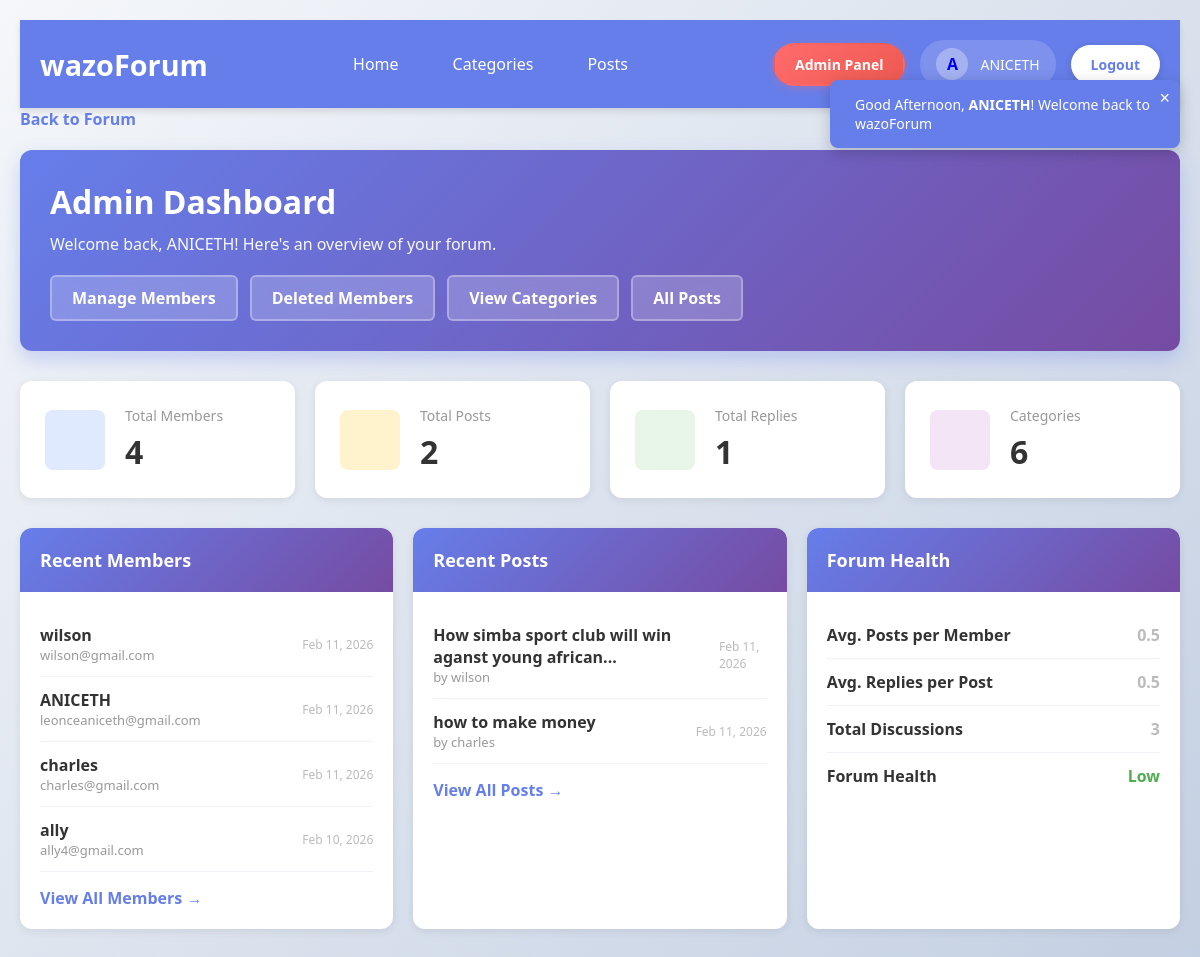
The app's page /dashboad.php (signed in) with its own data.
### tables this page shows
CREATE TABLE `users` (
  `user_id` int(11) NOT NULL,
  `email` varchar(100) NOT NULL,
  `username` varchar(50) NOT NULL,
  `password` varchar(255) NOT NULL,
  `role` enum('admin','member') NOT NULL DEFAULT 'member',
  `created_at` timestamp NOT NULL DEFAULT current_timestamp()
);

CREATE TABLE `posts` (
  `post_id` int(11) NOT NULL,
  `user_id` int(11) NOT NULL,
  `category_id` int(11) NOT NULL,
  `content` text NOT NULL,
  `status` enum('open','closed') DEFAULT 'open',
  `created_at` timestamp NOT NULL DEFAULT current_timestamp()
);

### function.php (called while the page is built, shortened)
<?php
if(!function_exists('isLogedIn')){
    function isLogedIn(){
        return isset ($_SESSION['user_id']);
    }
}
if(!function_exists('getCurrentUser')){
    function getCurrentUser(){
        if(isLogedIn()){
            return [
                'user_id' => $_SESSION['user_id'] ?? null,
                'username' => $_SESSION['username'] ?? null,
                'email' => $_SESSION['email'] ?? null,
                'role' => $_SESSION['role'] ?? 'member'
            ];
        }
        return null;
    }
}
?>

### dashboad.php (the view, shortened to what this page needs)
<?php
include("db_connection.php");
include("function.php");
$members_sql = "SELECT COUNT(*) as total FROM users";
$members_result = mysqli_query($conn, $members_sql);
$members_row = mysqli_fetch_assoc($members_result);
$total_members = $members_row['total'];
$posts_sql = "SELECT COUNT(*) as total FROM posts";
$posts_result = mysqli_query($conn, $posts_sql);
$posts_row = mysqli_fetch_assoc($posts_result);
$total_posts = $posts_row['total'];
$replies_sql = "SELECT COUNT(*) as total FROM replies";
$replies_result = mysqli_query($conn, $replies_sql);
$replies_row = mysqli_fetch_assoc($replies_result);
$total_replies = $replies_row['total'];
$categories_sql = "SELECT COUNT(*) as total FROM categories";
$categories_result = mysqli_query($conn, $categories_sql);
$categories_row = mysqli_fetch_assoc($categories_result);
$total_categories = $categories_row['total'];
$recent_members_sql = "SELECT user_id, username, email, created_at FROM users ORDER BY created_at DESC LIMIT 5";
$recent_members = mysqli_query($conn, $recent_members_sql);
$recent_posts_sql = "
    SELECT p.post_id, p.content, u.username, p.created_at
    FROM posts p
    JOIN users u ON p.user_id = u.user_id
    ORDER BY p.created_at DESC LIMIT 5
";
$recent_posts = mysqli_query($conn, $recent_posts_sql);
?>
<!DOCTYPE html>
<html lang="en">
<head>
    <link rel="stylesheet" href="https://cdnjs.cloudflare.com/ajax/libs/font-awesome/6.4.0/css/all.min.css">
</head>
<body>
    <?php include("header.php"); ?>
    <div class="container">
        <a href="index.php" class="back-link">
            Back to Forum
        </a>
        <div class="header-section">
            <h1>
                Admin Dashboard
            </h1>
            <p>Welcome back, <?php echo htmlspecialchars($user['username']); ?>! Here's an overview of your forum.</p>
            <div class="admin-nav">
                <a href="admin/manageuser.php" class="nav-btn">
                    Manage Members
                </a>
                <a href="admin/deleted_members.php" class="nav-btn">
                    Deleted Members
                </a>
                <a href="categories.php" class="nav-btn">
                    View Categories
                </a>
                <a href="posts.php" class="nav-btn">
                    All Posts
                </a>
            </div>
        </div>
        <div class="stats-grid">
            <div class="stat-card">
                <div class="stat-icon stat-icon-members">
                </div>
                <div class="stat-content">
                    <h3>Total Members</h3>
                    <div class="stat-number"><?php echo $total_members; ?></div>
                </div>
            </div>
            <div class="stat-card">
                <div class="stat-icon stat-icon-posts">
                </div>
                <div class="stat-content">
                    <h3>Total Posts</h3>
                    <div class="stat-number"><?php echo $total_posts; ?></div>
                </div>
            </div>
            <div class="stat-card">
                <div class="stat-icon stat-icon-replies">
                </div>
                <div class="stat-content">
                    <h3>Total Replies</h3>
                    <div class="stat-number"><?php echo $total_replies; ?></div>
                </div>
            </div>
            <div class="stat-card">
                <div class="stat-icon stat-icon-categories">
                </div>
                <div class="stat-content">
                    <h3>Categories</h3>
                    <div class="stat-number"><?php echo $total_categories; ?></div>
                </div>
            </div>
        </div>
        <div class="dashboard-grid">
            <div class="card">
                <div class="card-header">
                    <h2>
                        Recent Members
                    </h2>
                </div>
                <div class="card-body">
                    <?php
                    while ($member = mysqli_fetch_assoc($recent_members)):
                    ?>
                        <div class="list-item">
                            <div>
                                <div class="list-item-title"><?php echo htmlspecialchars($member['username']); ?></div>
                                <div class="list-item-meta"><?php echo htmlspecialchars($member['email']); ?></div>
                            </div>
                            <div class="list-item-time">
                                <?php echo date('M d, Y', strtotime($member['created_at'])); ?>
                            </div>
                        </div>
                    <?php endwhile; ?>
                    <a href="manageuser.php" class="view-all-link">View All Members</a>
                </div>
            </div>
            <div class="card">
                <div class="card-header">
                    <h2>
                        Recent Posts
                    </h2>
                </div>
                <div class="card-body">
                    <?php
                    while ($post = mysqli_fetch_assoc($recent_posts)):
                        $content_preview = substr($post['content'], 0, 50) . (strlen($post['content']) > 50 ? '...' : '');
                    ?>
                        <div class="list-item">
                            <div>
                                <div class="list-item-title"><?php echo htmlspecialchars($content_preview); ?></div>
                                <div class="list-item-meta">by <?php echo htmlspecialchars($post['username']); ?></div>
                            </div>
                            <div class="list-item-time">
                                <?php echo date('M d, Y', strtotime($post['created_at'])); ?>
                            </div>
                        </div>
                    <?php endwhile; ?>
                    <a href="posts.php" class="view-all-link">View All Posts</a>
                </div>
            </div>
            <div class="card">
                <div class="card-header">
                    <h2>
                        Forum Health
                    </h2>
                </div>
                <div class="card-body">
                    <div class="list-item">
                        <div>
                            <div class="list-item-title">Avg. Posts per Member</div>
                        </div>
                        <div class="list-item-time" style="font-size: 16px; font-weight: 600;">
                            <?php echo $total_members > 0 ? round($total_posts / $total_members, 2) : 0; ?>
                        </div>
                    </div>
                    <div class="list-item">
                        <div>
                            <div class="list-item-title">Avg. Replies per Post</div>
                        </div>
                        <div class="list-item-time" style="font-size: 16px; font-weight: 600;">
                            <?php echo $total_posts > 0 ? round($total_replies / $total_posts, 2) : 0; ?>
                        </div>
                    </div>
                    <div class="list-item">
                        <div>
                            <div class="list-item-title">Total Discussions</div>
                        </div>
                        <div class="list-item-time" style="font-size: 16px; font-weight: 600;">
                            <?php echo $total_posts + $total_replies; ?>
                        </div>
                    </div>
                    <div class="list-item">
                        <div>
                            <div class="list-item-title">Forum Health</div>
                        </div>
                        <div class="list-item-time" style="font-size: 16px; font-weight: 600; color: #4caf50;">
                            <?php
                            $engagement = $total_members > 0 ? ($total_posts / $total_members) : 0;
                            if ($engagement > 2) {
                                echo 'Excellent';
                            } elseif ($engagement > 1) {
                                echo 'Good';
                            } elseif ($engagement > 0.5) {
                                echo 'Fair';
                            } else {
                                echo 'Low';
                            }
                            ?>
                        </div>
                    </div>
                </div>
            </div>
        </div>
    </div>
</body>
</html>

### dashboad.php (style rules this page uses)
* { margin: 0; padding: 0; box-sizing: border-box; }
body { font-family: 'Segoe UI', Tahoma, Geneva, Verdana, sans-serif; background: linear-gradient(135deg, #f5f7fa 0%, #c3cfe2 100%); color: #333; min-height: 100vh; padding: 20px; }
.container { max-width: 1400px; margin: 0 auto; }
.header-section { background: linear-gradient(135deg, #667eea 0%, #764ba2 100%); color: white; padding: 30px; border-radius: 12px; margin-bottom: 30px; box-shadow: 0 8px 20px rgba(102, 126, 234, 0.3); }
.header-section h1 { font-size: 32px; margin-bottom: 10px; display: flex; align-items: center; gap: 12px; }
.header-section p { opacity: 0.95; font-size: 16px; }
.admin-nav { display: flex; gap: 12px; margin-top: 20px; flex-wrap: wrap; }
.nav-btn { background: rgba(255, 255, 255, 0.2); color: white; border: 2px solid rgba(255, 255, 255, 0.3); padding: 10px 20px; border-radius: 6px; text-decoration: none; font-weight: 600; transition: all 0.3s ease; display: inline-flex; align-items: center; gap: 8px; backdrop-filter: blur(10px); }
.stats-grid { display: grid; grid-template-columns: repeat(auto-fit, minmax(250px, 1fr)); gap: 20px; margin-bottom: 30px; }
.stat-card { background: white; padding: 25px; border-radius: 12px; box-shadow: 0 2px 8px rgba(0, 0, 0, 0.08); display: flex; align-items: center; gap: 20px; transition: all 0.3s ease; }
.stat-icon { font-size: 32px; width: 60px; height: 60px; display: flex; align-items: center; justify-content: center; border-radius: 8px; }
.stat-icon-members { background: #dfe9ff; color: #667eea; }
.stat-icon-posts { background: #fff3cd; color: #ffc107; }
.stat-icon-replies { background: #e8f5e9; color: #4caf50; }
.stat-icon-categories { background: #f3e5f5; color: #9c27b0; }
.stat-content h3 { font-size: 14px; color: #999; margin-bottom: 5px; font-weight: 500; }
.stat-number { font-size: 32px; font-weight: 700; color: #333; }
.dashboard-grid { display: grid; grid-template-columns: repeat(auto-fit, minmax(300px, 1fr)); gap: 20px; margin-bottom: 30px; }
.card { background: white; border-radius: 12px; overflow: hidden; box-shadow: 0 2px 8px rgba(0, 0, 0, 0.08); }
.card-header { background: linear-gradient(135deg, #667eea 0%, #764ba2 100%); color: white; padding: 20px; display: flex; align-items: center; justify-content: space-between; }
.card-header h2 { font-size: 18px; display: flex; align-items: center; gap: 10px; }
.card-body { padding: 20px; }
.list-item { padding: 12px 0; border-bottom: 1px solid #f0f2f5; display: flex; align-items: center; justify-content: space-between; }
.list-item:last-child { border-bottom: none; }
.list-item-title { font-weight: 600; color: #333; }
.list-item-meta { font-size: 13px; color: #999; }
.list-item-time { font-size: 12px; color: #bbb; }
.view-all-link { display: inline-block; margin-top: 15px; color: #667eea; text-decoration: none; font-weight: 600; transition: all 0.3s; }
.view-all-link::after { content: ' →'; }
.back-link { display: inline-flex; align-items: center; gap: 8px; color: #667eea; text-decoration: none; font-weight: 600; margin-bottom: 20px; transition: all 0.3s; }

### header.php (style rules this page uses)
* { margin: 0; padding: 0; box-sizing: border-box; }

### records on screen
users: username "wilson", email "wilson@gmail.com", created_at "Feb 11, 2026"
users: username "ANICETH", email "leonceaniceth@gmail.com", created_at "Feb 11, 2026"
users: username "charles", email "charles@gmail.com", created_at "Feb 11, 2026"
users: username "ally", email "ally4@gmail.com", created_at "Feb 10, 2026"
posts: content "How simba sport club will win aganst young african...", user.username "wilson", created_at "Feb 11, 2026"
posts: content "how to make money", user.username "charles", created_at "Feb 11, 2026"

### other values on screen
$firstLetter "A"
$user['username'] "ANICETH"
$total_members "4"
$total_posts "2"
$total_replies "1"
$total_categories "6"
$total_posts / $total_members "0.5"
$total_replies / $total_posts "0.5"
$total_posts + $total_replies "3"
